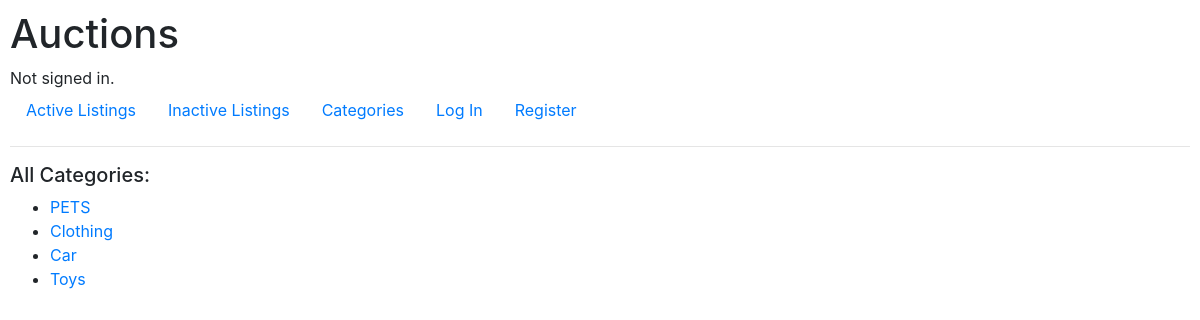
The page /categories on the database its author committed.
### auctions/models.py (models this page shows, shortened)
class Listing(models.Model):
    title = models.CharField(max_length = 64)
    description = models.TextField()
    starting_bid = models.FloatField(validators = [MinValueValidator(1)])
    img_url = models.URLField(blank = True)
    user = models.ForeignKey(User, on_delete = models.CASCADE, related_name = "owner")
    category = models.CharField(blank = True, max_length = 64)
    active = models.BooleanField(blank = False, default = True)
    winner = models.ForeignKey(User, blank = True, on_delete = models.CASCADE, related_name = "new_owner", null = True)

### auctions/views.py (the view)
# urls.py: path("categories", views.categories, name = "categories"),
def categories(request):
    l = []
    li = Listing.objects.all()
    for listing in li:
        if listing.category:
            if listing.category not in l:
                l.append(listing.category)
    return render(request, "auctions/categories.html", {
        "categories": l
    })

### auctions/templates/auctions/categories.html
{% extends "auctions/layout.html" %}
{% block body %}
    <div>
        <h5>All Categories:</h5>
    </div>
    <ul>
        {% for category in categories %}
            <li><a href = "{% url 'category_listing' category %}">{{category}}</a></li>
        {% endfor %}
    </ul>
{% endblock %}

### auctions/static/auctions/styles.css (style rules this page uses)
body { padding: 10px; }

### rows shown on the page
Listing: categories "PETS"
Listing: categories "Clothing"
Listing: categories "Car"
Listing: categories "Toys"
